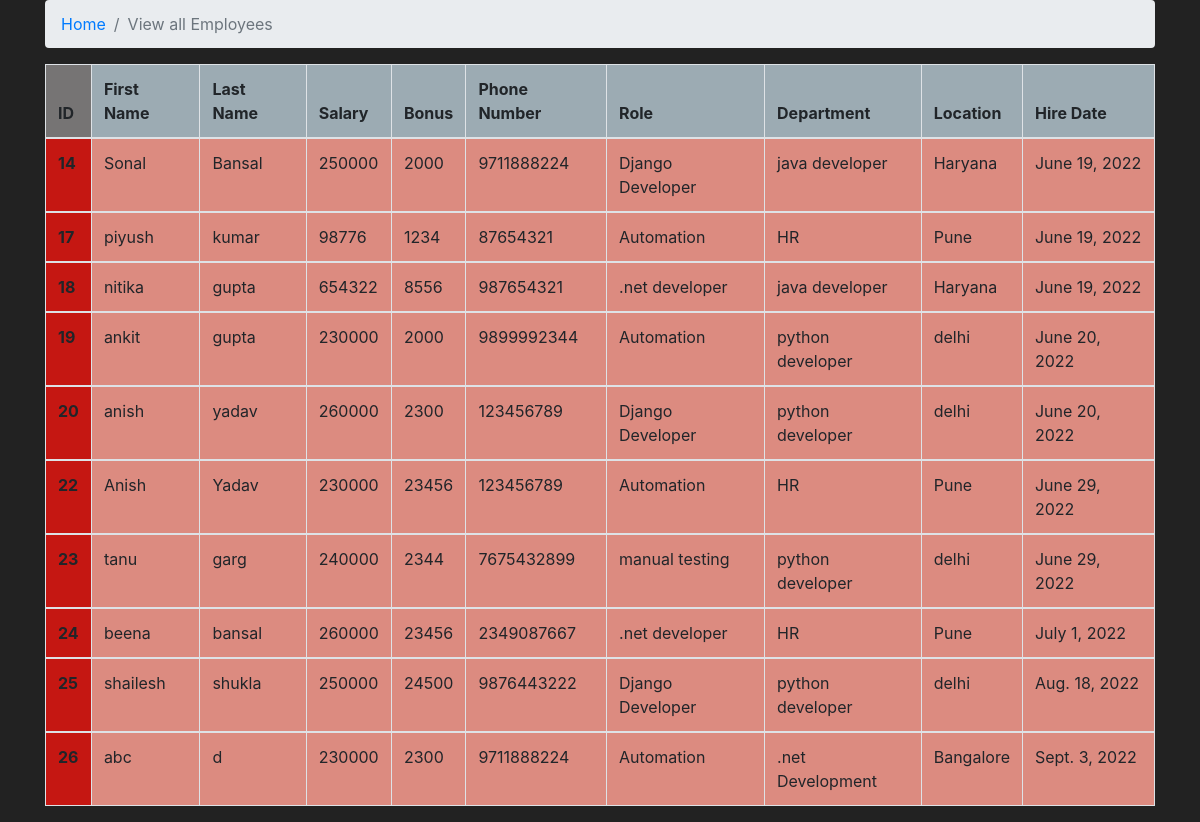
The app's page /all_emp with its own data.
### emp_app/models.py (models this page shows, shortened)
class Employee(models.Model):
    first_name = models.CharField(max_length=100,null=False)
    last_name = models.CharField(max_length=100)
    dept = models.ForeignKey(Department,on_delete=models.CASCADE)
    salary = models.IntegerField(default=0)
    bonus = models.IntegerField(default=0)
    role = models.ForeignKey(Role,on_delete=models.CASCADE)
    phone = models.IntegerField(default=0)
    hire_date=models.DateField()
    def __str__(self):
        return "%s %s %s" %(self.first_name,self.last_name,self.phone)

class Role(models.Model):
    name = models.CharField(max_length=100,null=False)

class Department(models.Model):
    name = models.CharField(max_length=100,null=False)
    location = models.CharField(max_length=100)

### emp_app/views.py (the view)
# urls.py: path('all_emp',views.all_emp,name='all_emp'),
def all_emp(request):
    emps=Employee.objects.all()
    context = {
        'emps':emps
    }
    print(context)
    return render(request,'all_emp.html',context)

### emp_app/templates/all_emp.html (shortened to what this page needs)
<!doctype html>
<html lang="en">
  <head>
    <link rel="stylesheet" href="https://cdn.jsdelivr.net/npm/bootstrap@4.3.1/dist/css/bootstrap.min.css">
  </head>
  <body style="background-color:#222;">
    <div class="container ">
        <nav aria-label="breadcrumb">
          <ol class="breadcrumb" >
            <li class="breadcrumb-item" ><a href="/">Home</a></li>
            <li class="breadcrumb-item active" aria-current="page">View all Employees</li>
          </ol>
        </nav>
    <table class="table table-bordered" style="background-color:#dc8b80;">
            <thead>
              <tr >
                <th scope="col" style="background-color: #767474;">ID</th>
                <th scope="col" style="background-color: #9cabb3;">First Name</th>
                <th scope="col" style="background-color: #9cabb3;">Last Name</th>
                <th scope="col" style="background-color: #9cabb3;">Salary</th>
                <th scope="col" style="background-color: #9cabb3;">Bonus</th>
                <th scope="col" style="background-color: #9cabb3;">Phone Number</th>
                <th scope="col" style="background-color: #9cabb3;">Role</th>
                <th scope="col" style="background-color: #9cabb3;">Department</th>
                <th scope="col" style="background-color: #9cabb3;">Location</th>
                <th scope="col" style="background-color: #9cabb3;">Hire Date</th>
              </tr>
            </thead>
                {% for emp in emps %}
            <tbody>
              <tr>
                <th scope="row bg-success" style="background-color: #c51712;">{{emp.id}}</th>
                <td>{{emp.first_name}}</td>
                <td>{{emp.last_name}}</td>
                <td>{{emp.salary}}</td>
                <td>{{emp.bonus}}</td>
                <td>{{emp.phone}}</td>
                <td>{{emp.role.name}}</td>
                <td>{{emp.dept.name}}</td>
                <td>{{emp.dept.location}}</td>
                <td>{{emp.hire_date}}</td>
              </tr>
            </tbody>
                {% endfor %}
          </table>
      </div>
  </body>
</html>

### records on screen
Employee: id "14", first_name "Sonal", last_name "Bansal", salary "250000", bonus "2000", phone "9711888224", role.name "Django Developer", dept.name "java developer", dept.location "Haryana", hire_date "June 19, 2022"
Employee: id "17", first_name "piyush", last_name "kumar", salary "98776", bonus "1234", phone "87654321", role.name "Automation", dept.name "HR", dept.location "Pune", hire_date "June 19, 2022"
Employee: id "18", first_name "nitika", last_name "gupta", salary "654322", bonus "8556", phone "987654321", role.name ".net developer", dept.name "java developer", dept.location "Haryana", hire_date "June 19, 2022"
Employee: id "19", first_name "ankit", last_name "gupta", salary "230000", bonus "2000", phone "9899992344", role.name "Automation", dept.name "python developer", dept.location "delhi", hire_date "June 20, 2022"
Employee: id "20", first_name "anish", last_name "yadav", salary "260000", bonus "2300", phone "123456789", role.name "Django Developer", dept.name "python developer", dept.location "delhi", hire_date "June 20, 2022"
Employee: id "22", first_name "Anish", last_name "Yadav", salary "230000", bonus "23456", phone "123456789", role.name "Automation", dept.name "HR", dept.location "Pune", hire_date "June 29, 2022"
Employee: id "23", first_name "tanu", last_name "garg", salary "240000", bonus "2344", phone "7675432899", role.name "manual testing", dept.name "python developer", dept.location "delhi", hire_date "June 29, 2022"
Employee: id "24", first_name "beena", last_name "bansal", salary "260000", bonus "23456", phone "2349087667", role.name ".net developer", dept.name "HR", dept.location "Pune", hire_date "July 1, 2022"
Employee: id "25", first_name "shailesh", last_name "shukla", salary "250000", bonus "24500", phone "9876443222", role.name "Django Developer", dept.name "python developer", dept.location "delhi", hire_date "Aug. 18, 2022"
Employee: id "26", first_name "abc", last_name "d", salary "230000", bonus "2300", phone "9711888224", role.name "Automation", dept.name ".net Development", dept.location "Bangalore", hire_date "Sept. 3, 2022"
